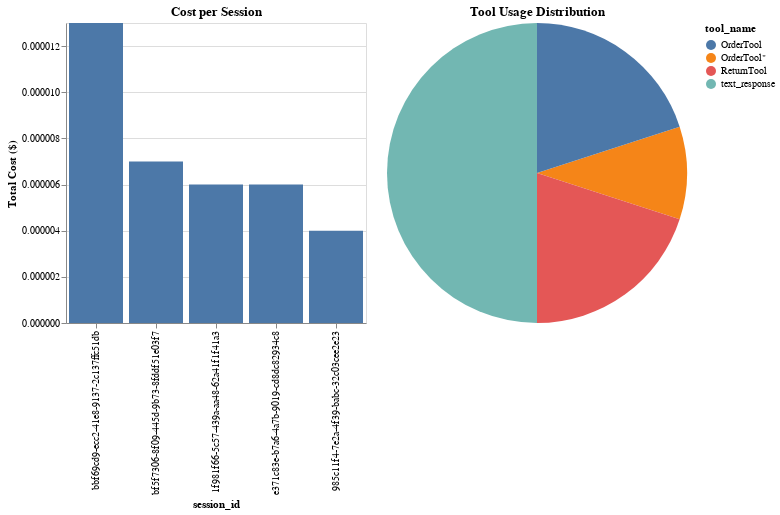

Notebook cell for this chart:
### Code cell
# Display KPIs and Charts
print("\n--- Agent KPIs ---")
total_cost = df_dashboard['cost'].sum()
error_rate = (df_dashboard['error_message'].notnull().sum() / len(df_dashboard)) * 100

print(f"💰 Total Estimated Cost: ${total_cost:.6f}")
print(f"🚨 Error Rate: {error_rate:.2f}%")

print("\n--- Interactive Charts ---")
# Cost per Session
chart_cost = alt.Chart(df_dashboard).mark_bar().encode(
    x=alt.X('session_id', sort='-y'),
    y=alt.Y('sum(cost)', title='Total Cost ($)'),
    tooltip=['session_id', 'sum(cost)']
).properties(title='Cost per Session', width=300)

# Tool Usage
chart_tools = alt.Chart(df_dashboard.dropna(subset=['tool_name'])).mark_arc().encode(
    theta=alt.Theta('count()', stack=True),
    color=alt.Color('tool_name'),
    tooltip=['tool_name', 'count()']
).properties(title='Tool Usage Distribution', width=300)

# Display charts side-by-side
(chart_cost | chart_tools).display()

### Figure 1 — Vega-Lite specification as saved in the notebook (floating-point values rounded to 4 significant figures)
{"config": {"view": {"continuousWidth": 300, "continuousHeight": 300}}, "hconcat": [{"data": {"name": "data-fc1f43e185fcd31a96a48505cbbe04cc"}, "mark": {"type": "bar"}, "encoding": {"tooltip": [{"field": "session_id", "type": "nominal"}, {"aggregate": "sum", "field": "cost", "type": "quantitative"}], "x": {"field": "session_id", "sort": "-y", "type": "nominal"}, "y": {"aggregate": "sum", "field": "cost", "title": "Total Cost ($)", "type": "quantitative"}}, "title": "Cost per Session", "width": 300}, {"data": {"name": "data-da31d28a132f7e60dcc4a5d7c921fabf"}, "mark": {"type": "arc"}, "encoding": {"color": {"field": "tool_name", "type": "nominal"}, "theta": {"aggregate": "count", "stack": true, "type": "quantitative"}, "tooltip": [{"field": "tool_name", "type": "nominal"}, {"aggregate": "count", "type": "quantitative"}]}, "title": "Tool Usage Distribution", "width": 300}], "$schema": "https://vega.github.io/schema/vega-lite/v5.20.1.json", "datasets": {"data-fc1f43e185fcd31a96a48505cbbe04cc": [{"timestamp": "2025-11-13T00:57:09.498843+00:00", "event_type": "USER_MESSAGE_RECEIVED", "session_id": "bbf69cd9-ecc2-41e8-9137-2c137ffc51db", "error_message": null, "tool_name": null, "cost": 1e-06}, {"timestamp": "2025-11-13T00:57:09.498935+00:00", "event_type": "LLM_REQUEST", "session_id": "bbf69cd9-ecc2-41e8-9137-2c137ffc51db", "error_message": null, "tool_name": null, "cost": 3e-06}, {"timestamp": "2025-11-13T00:57:09.499037+00:00", "event_type": "LLM_RESPONSE", "session_id": "bbf69cd9-ecc2-41e8-9137-2c137ffc51db", "error_message": null, "tool_name": "OrderTool\"", "cost": 1e-06}, {"timestamp": "2025-11-13T00:57:09.499092+00:00", "event_type": "TOOL_STARTING", "session_id": "bbf69cd9-ecc2-41e8-9137-2c137ffc51db", "error_message": null, "tool_name": "OrderTool", "cost": 2e-06}, {"timestamp": "2025-11-13T00:57:09.499130+00:00", "event_type": "TOOL_COMPLETED", "session_id": "bbf69cd9-ecc2-41e8-9137-2c137ffc51db", "error_message": null, "tool_name": "OrderTool", "cost": 3e-06}, {"timestamp": "2025-11-13T00:57:09.499181+00:00", "event_type": "LLM_RESPONSE", "session_id": "bbf69cd9-ecc2-41e8-9137-2c137ffc51db", "error_message": null, "tool_name": "text_response", "cost": 3e-06}, {"timestamp": "2025-11-13T00:57:09.499294+00:00", "event_type": "USER_MESSAGE_RECEIVED", "session_id": "bf5f7306-8f09-445d-9b73-8fddf51e03f7", "error_message": null, "tool_name": null, "cost": 1e-06}, {"timestamp": "2025-11-13T00:57:09.499320+00:00", "event_type": "TOOL_STARTING", "session_id": "bf5f7306-8f09-445d-9b73-8fddf51e03f7", "error_message": null, "tool_name": "ReturnTool", "cost": 2e-06}, {"timestamp": "2025-11-13T00:57:09.499342+00:00", "event_type": "TOOL_ERROR", "session_id": "bf5f7306-8f09-445d-9b73-8fddf51e03f7", "error_message": "Database connection failed", "tool_name": "ReturnTool", "cost": 1e-06}, {"timestamp": "2025-11-13T00:57:09.499383+00:00", "event_type": "LLM_RESPONSE", "session_id": "bf5f7306-8f09-445d-9b73-8fddf51e03f7", "error_message": "Tool execution failed", "tool_name": "text_response", "cost": 3e-06}, {"timestamp": "2025-11-13T00:57:09.499471+00:00", "event_type": "USER_MESSAGE_RECEIVED", "session_id": "985c11f4-7e2a-4f39-babc-32c03cee2e23", "error_message": null, "tool_name": null, "cost": 2e-06}, {"timestamp": "2025-11-13T00:57:09.499539+00:00", "event_type": "LLM_RESPONSE", "session_id": "985c11f4-7e2a-4f39-babc-32c03cee2e23", "error_message": null, "tool_name": "text_response", "cost": 2e-06}, {"timestamp": "2025-11-13T00:57:09.499655+00:00", "event_type": "USER_MESSAGE_RECEIVED", "session_id": "1f981f66-5c57-439a-aa48-62a41f1f41a3", "error_message": null, "tool_name": null, "cost": 3e-06}, {"timestamp": "2025-11-13T00:57:09.499688+00:00", "event_type": "LLM_RESPONSE", "session_id": "1f981f66-5c57-439a-aa48-62a41f1f41a3", "error_message": null, "tool_name": "text_response", "cost": 3e-06}, {"timestamp": "2025-11-13T00:57:09.499763+00:00", "event_type": "USER_MESSAGE_RECEIVED", "session_id": "e371c83e-b7a6-4a7b-9019-cd8dc82934c8", "error_message": null, "tool_name": null, "cost": 3e-06}, {"timestamp": "2025-11-13T00:57:09.499793+00:00", "event_type": "LLM_RESPONSE", "session_id": "e371c83e-b7a6-4a7b-9019-cd8dc82934c8", "error_message": null, "tool_name": "text_response", "cost": 3e-06}], "data-da31d28a132f7e60dcc4a5d7c921fabf": [{"timestamp": "2025-11-13T00:57:09.499037+00:00", "event_type": "LLM_RESPONSE", "session_id": "bbf69cd9-ecc2-41e8-9137-2c137ffc51db", "error_message": null, "tool_name": "OrderTool\"", "cost": 1e-06}, {"timestamp": "2025-11-13T00:57:09.499092+00:00", "event_type": "TOOL_STARTING", "session_id": "bbf69cd9-ecc2-41e8-9137-2c137ffc51db", "error_message": null, "tool_name": "OrderTool", "cost": 2e-06}, {"timestamp": "2025-11-13T00:57:09.499130+00:00", "event_type": "TOOL_COMPLETED", "session_id": "bbf69cd9-ecc2-41e8-9137-2c137ffc51db", "error_message": null, "tool_name": "OrderTool", "cost": 3e-06}, {"timestamp": "2025-11-13T00:57:09.499181+00:00", "event_type": "LLM_RESPONSE", "session_id": "bbf69cd9-ecc2-41e8-9137-2c137ffc51db", "error_message": null, "tool_name": "text_response", "cost": 3e-06}, {"timestamp": "2025-11-13T00:57:09.499320+00:00", "event_type": "TOOL_STARTING", "session_id": "bf5f7306-8f09-445d-9b73-8fddf51e03f7", "error_message": null, "tool_name": "ReturnTool", "cost": 2e-06}, {"timestamp": "2025-11-13T00:57:09.499342+00:00", "event_type": "TOOL_ERROR", "session_id": "bf5f7306-8f09-445d-9b73-8fddf51e03f7", "error_message": "Database connection failed", "tool_name": "ReturnTool", "cost": 1e-06}, {"timestamp": "2025-11-13T00:57:09.499383+00:00", "event_type": "LLM_RESPONSE", "session_id": "bf5f7306-8f09-445d-9b73-8fddf51e03f7", "error_message": "Tool execution failed", "tool_name": "text_response", "cost": 3e-06}, {"timestamp": "2025-11-13T00:57:09.499539+00:00", "event_type": "LLM_RESPONSE", "session_id": "985c11f4-7e2a-4f39-babc-32c03cee2e23", "error_message": null, "tool_name": "text_response", "cost": 2e-06}, {"timestamp": "2025-11-13T00:57:09.499688+00:00", "event_type": "LLM_RESPONSE", "session_id": "1f981f66-5c57-439a-aa48-62a41f1f41a3", "error_message": null, "tool_name": "text_response", "cost": 3e-06}, {"timestamp": "2025-11-13T00:57:09.499793+00:00", "event_type": "LLM_RESPONSE", "session_id": "e371c83e-b7a6-4a7b-9019-cd8dc82934c8", "error_message": null, "tool_name": "text_response", "cost": 3e-06}]}}
